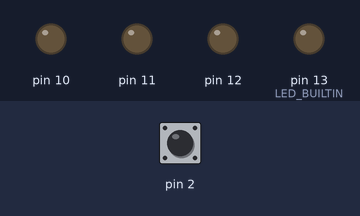
Bench run of a sketch on a simulated Arduino Uno, built with avr-gcc and run on an emulated ATmega328P. Shown: output pins drawn as LEDs (lit = HIGH). The test bench sets the inputs (shaded band); at power-on: pin 2 HIGH.

Above: at 1.2 s.
1.3 s: pin 2 pulled LOW for 1 s
At 1.67 s:
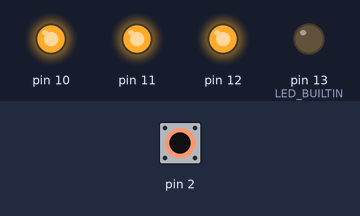
At 2.17 s:
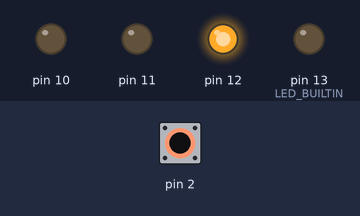
Timing chart, 0 to 4.3 s (numbered marks = the images above; inputs shaded):
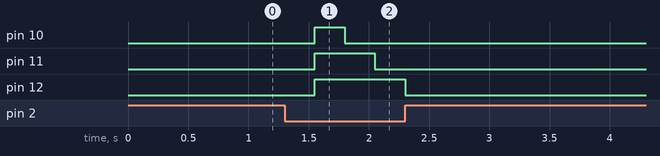

The sketch:

Transmitter-0-3.ino
```cpp
bool  Flag_Message = 0;
bool  Flag_Start   = 0;
bool  Flag_Packet  = 0;
bool  Flag_End     = 0;

bool  Flag_Message_Time     = 0;
bool  Flad_Rattle_INT0      = 0;

//unsigned long Time_Rattle_INT0  = 0;
unsigned long Messages_Time     = 0;

uint8_t bitX2           = 0;
uint8_t Byte_For_Packet = 147;

uint8_t D_Time          = 0;
uint8_t Time_Cnst       = 250;

/*void Timer_Rattle()
{
  if ( millis() - Time_Rattle_INT0 == 200 )
  {
    Time_Rattle_INT0 = 0;
    Flad_Rattle_INT0 = 1;

  }
}*/

void Trigger()
{
  if (Flad_Rattle_INT0){

    Flag_Message = 1;

    Flag_Message_Time = 0;

    Messages_Time = millis();

    Flag_Start = 1;

    Byte_For_Packet = 147; //++;

    Flad_Rattle_INT0 = false;
    //Time_Rattle_INT0 = millis();
  }
}

void  Go_Massage()
{
  if ( Flag_Message_Time == 1 )
  {
    Flag_Message_Time = 0;
    Messages_Time = millis();
    Flag_Start = 1;
  }

  if ( Flag_Start == 1 )
  {
    Start_B();
  }
  /*
  if ( Flag_Packet == 1 )
  {
    Packet_B( Byte_For_Packet );
  }

  if ( Flag_End == 1 )
  {
    End_B();
  }*/

}


void setup()
{


  pinMode(2, INPUT_PULLUP);
  pinMode(10, OUTPUT);
  pinMode(11, OUTPUT);
  pinMode(12, OUTPUT);

  pinMode(LED_BUILTIN, OUTPUT);
  attachInterrupt(0, Trigger, FALLING);

  digitalWrite(10, 0);
  digitalWrite(11, 0);
  digitalWrite(12, 0);

  Flad_Rattle_INT0 = 1;


}

void loop()
{
  // put your main code here, to run repeatedly:
  if (Flag_Message)
  {
    Go_Massage();
  }
}
```

End_Byte.ino
```cpp
void End_B()
{
  D_Time = micros() - Messages_Time;

  if ( D_Time == Time_Cnst )
  {

    Messages_Time = micros();

    switch(bitX2)
    {
      case 0:
      {
        digitalWrite(10, 1);
        digitalWrite(11, 1);
        digitalWrite(12, 1);
        bitX2++;
        break;
      }
      case 1:
      {
        digitalWrite(10, 0);
        digitalWrite(11, 1);
        digitalWrite(12, 1);
        bitX2++;
        break;
      }
      case 2:
      {
        digitalWrite(10, 0);
        digitalWrite(11, 0);
        digitalWrite(12, 1);
        bitX2++;
        break;
      }
      case 3:
      {
        digitalWrite(10, 0);
        digitalWrite(11, 0);
        digitalWrite(12, 0);
        /*
        Flag_End      = 0;
        Flag_Message  = 0;
        Flad_Rattle_INT0 = true;*/

        bitX2 ++;

        break;
      }
      case 4:
      {
        Flag_End      = 0;
        Flag_Message  = 0;
        Flad_Rattle_INT0 = true;

        bitX2 = 0;

        Trigger();
        break;
      }
    }

  }
}

void End_B2()
{
  D_Time = micros() - Messages_Time;

  if ( D_Time == Time_Cnst )
  {

    Messages_Time = micros();

    switch(bitX2)
    {
      case 0:
      {
        digitalWrite(10, 1);
        digitalWrite(11, 1);
        digitalWrite(12, 1);
        bitX2++;
        break;
      }
      case 1:
      {
        digitalWrite(10, 0);
        digitalWrite(11, 1);
        digitalWrite(12, 1);
        bitX2++;
        break;
      }
      case 2:
      {
        digitalWrite(10, 0);
        digitalWrite(11, 0);
        digitalWrite(12, 1);
        bitX2++;
        break;
      }
      case 3:
      {
        digitalWrite(10, 0);
        digitalWrite(11, 0);
        digitalWrite(12, 0);
        Flag_End      = 0;
        Flag_Message  = 0;
        Flad_Rattle_INT0 = true;

        bitX2 = 0;
        Trigger();
        break;
      }
    }

  }
}
```

Packet_Byte.ino
```cpp
void Packet_B( uint8_t Byte )
{
  D_Time = micros() - Messages_Time;

  if ( D_Time == Time_Cnst )
  {
    Messages_Time = micros();

    uint8_t Bytes_bitX2 = Byte >> ( bitX2 * 2 );
    uint8_t D_Byte      = 0b00000011;

    Bytes_bitX2 = D_Byte & Bytes_bitX2;

    switch(Bytes_bitX2)
    {
      case 0:
      {
        digitalWrite(10, 0);
        digitalWrite(11, 0);
        digitalWrite(12, 0);

        break;
      }
      case 1:
      {
        digitalWrite(10, 0);
        digitalWrite(11, 0);
        digitalWrite(12, 1);

        break;
      }
      case 2:
      {
        digitalWrite(10, 0);
        digitalWrite(11, 1);
        digitalWrite(12, 1);

        break;
      }
      case 3:
      {
        digitalWrite(10, 1);
        digitalWrite(11, 1);
        digitalWrite(12, 1);

        break;
      }
    }

    bitX2++;

    if (bitX2 == 4)
    {
      Flag_Packet = 0;
      //Flag_End    = 1;

      Flag_Message  = 0;
      Flad_Rattle_INT0 = true;

      bitX2       = 0;
      delayMicroseconds(100);
      Trigger();
    }

  }

}
```

Start_Byte.ino
```cpp
void Start_B()
{
  D_Time = millis() - Messages_Time;

  if ( D_Time == Time_Cnst )
  {

    Messages_Time = millis();

    switch(bitX2)
    {
      case 0:
      {
        digitalWrite(10, 1);
        digitalWrite(11, 1);
        digitalWrite(12, 1);
        bitX2++;
        break;
      }
      case 1:
      {
        digitalWrite(10, 0);
        digitalWrite(11, 1);
        digitalWrite(12, 1);
        bitX2++;
        break;
      }
      case 2:
      {
        digitalWrite(10, 0);
        digitalWrite(11, 0);
        digitalWrite(12, 1);
        bitX2++;
        break;
      }
      case 3:
      {
        digitalWrite(10, 0);
        digitalWrite(11, 0);
        digitalWrite(12, 0);
        Flag_Start  = 0;
        /*
        Flag_Packet = 1;

        bitX2 = 0;
        */


        Flag_Message  = 0;
        Flad_Rattle_INT0 = true;

        bitX2       = 0;

        Trigger();
        break;
      }

    }

  }
}
```

Measured:
- after the input at 1.3 s, pin 10: LOW → HIGH after 0.25 s, → LOW 0.25 s later; pin 11: LOW → HIGH after 0.25 s, → LOW 0.50 s later; pin 12: LOW → HIGH after 0.25 s, → LOW 0.75 s later
